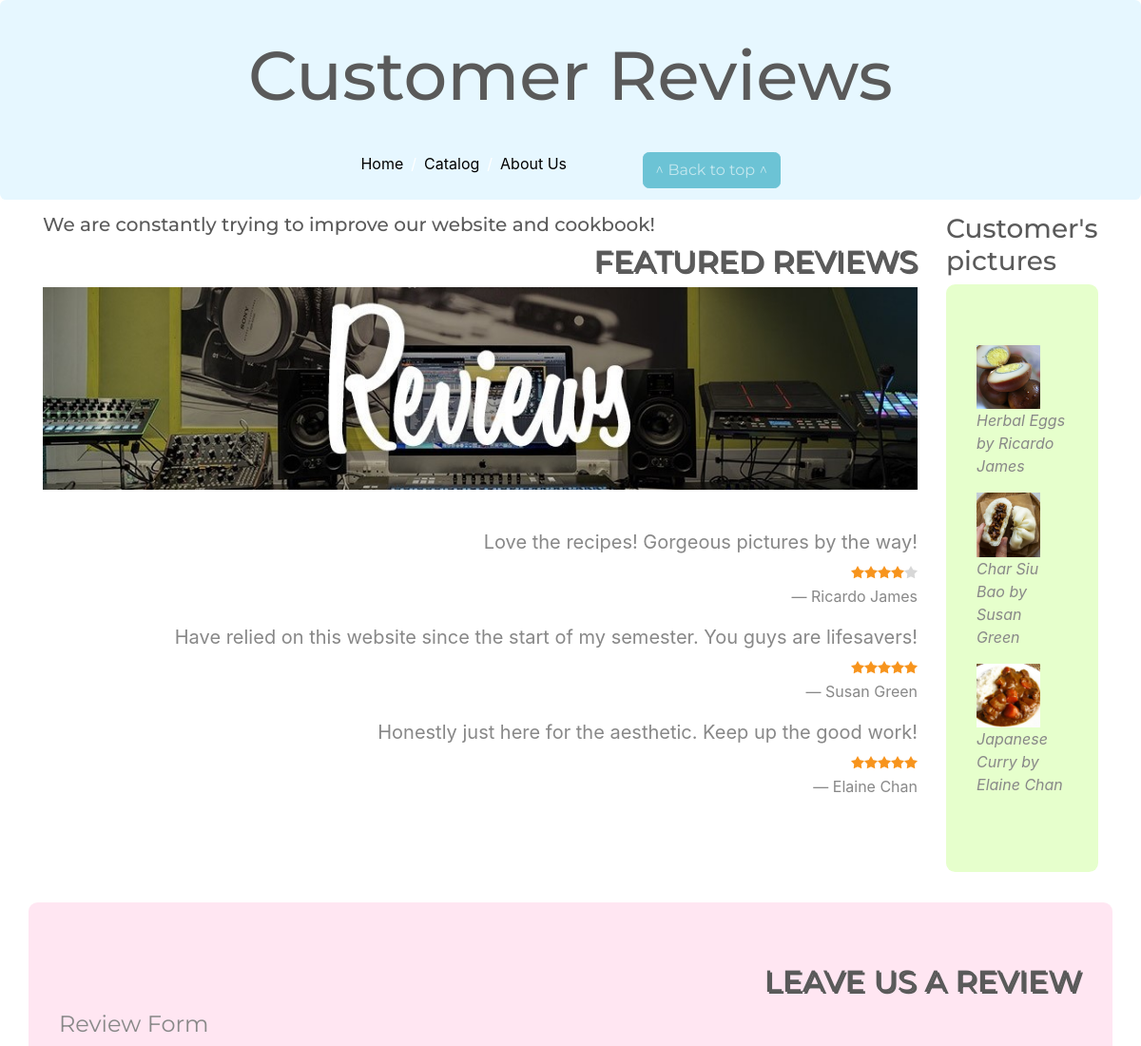
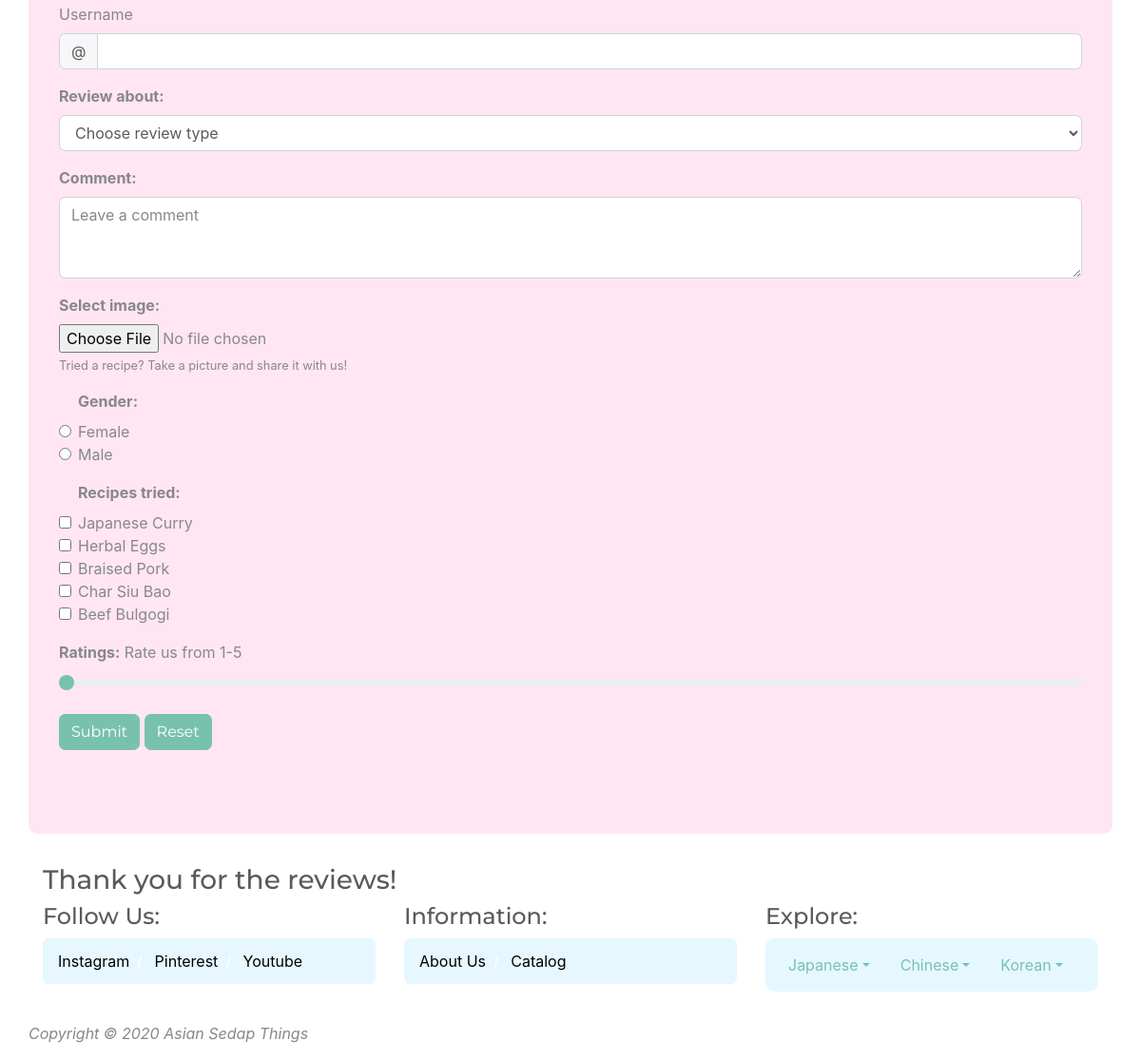
/php/forms.php, run on the app's committed database (2 pictures, top to bottom).
### tables this page shows
CREATE TABLE `reviews` (
	`ReviewID` INTEGER NOT NULL AUTO_INCREMENT,
	`Username` VARCHAR(50),
	`ReviewType` VARCHAR(50),
	`Comment` LONGTEXT,
	`File` VARCHAR(255),
	`Gender` VARCHAR(1) DEFAULT 'M',
	`Tried` VARCHAR(50),
	`Ratings` INTEGER,
	INDEX (`ReviewID`),
	PRIMARY KEY (`ReviewID`)
);

### php/forms.php (the view, shortened to what this page needs)
<!DOCTYPE html>
<html lang="en">
	<head>
		<link rel="stylesheet" type="text/css" href="../css/bootstrap.min.css">
		<link rel="stylesheet" type="text/css" href="../css/forms.css">
	</head>
	<body>
		<header>
			<ol class="breadcrumb fixed-top">
			<li class="display-3 fixed-top">Customer Reviews</li>
			<li class="breadcrumb-item"><a href="index.php">Home</a></li>
			<li class="breadcrumb-item"><a href="catalog.php">Catalog</a> </li>
			<li class="breadcrumb-item"><a href="about.php">About Us</a></li>
			<li><a href="#to-top" class="btn btn-info">^ Back to top ^</a></li>
			</ol>
		</header>
		<main>
		<div class="container">
		<div class="row" id="to-top">
			<div class="col-md-10">
				<h5>We are constantly trying to improve our website and cookbook!</h5>
				<h2>FEATURED REVIEWS</h2>
				<img src="../images/reviews_picture.jpg" alt="Reviews">
				<?php
				function outputReviews($row) {
						echo '<blockquote class="blockquote text-right">';
						echo '<p class="mb-0">' . $row['Comment'] . '</p>';
						$orange = $row['Ratings'];
						while ($orange > 0) {
							echo '<img src="../images/star-orange.png" alt="star orange">';
							$orange --;
						}
						$white = (5 - $row['Ratings']);
						while ($white > 0) {
							echo '<img src="../images/star-white.png" alt="star white">';
							$white --;
						}
						echo '<footer class="blockquote-footer">' . $row['Username'] . '<cite title="Source Title"></cite></footer>';
						echo '</blockquote>';
				}
				try {
					$pdo = new PDO(DBCONNSTRING, DBUSER, DBPASS);
					$pdo ->setAttribute(PDO::ATTR_ERRMODE, PDO::ERRMODE_EXCEPTION);
					$sql = "select * from reviews";
					$result = $pdo ->query($sql);
					while ($row = $result ->fetch()) {
						outputReviews($row);
					}
				}
				catch (PDOException $e) {
					die($e ->getMessage());
				}
				?>
			</div>
			<div class="col-md-2">
				<h3>Customer's pictures</h3>
				<div class="jumbotron">
					<?php
					function outputPictures($row) {
						echo '<figure>';
						echo '<img src="' . $row['File'] . '" alt="' . $row['Tried'] . ' Review">';
						echo '<figcaption>';
						echo '<em>' . $row['Tried'] . ' by ' . $row['Username'] . '</em>';
						echo '</figcaption>';
						echo '</figure>';
					}
					try {
						$pdo = new PDO(DBCONNSTRING, DBUSER, DBPASS);
						$pdo ->setAttribute(PDO::ATTR_ERRMODE, PDO::ERRMODE_EXCEPTION);
						$sql = "select * from reviews";
						$result = $pdo ->query($sql);
						for ($i=0; $i <3 ; $i++) {
							$row = $result ->fetch();
							outputPictures($row);						}
					}
					catch (PDOException $e) {
						die($e ->getMessage());
					}
					?>
				</div>
			</div>
		</div>
		<div class="row">
			<div class="col-md-12 jumbotron">
				<h2>LEAVE US A REVIEW</h2>
				<form method="post" action="insert.php" id="reviewForm">
				<fieldset>
					<legend>Review Form</legend>
					<div class="form-group">
					<label class="control-label" >Username</label>
					<div class="form-group">
						<div class="input-group mb-3">
						<div class="input-group-prepend">
							<span class="input-group-text">@</span>
						</div>
						<input type="text" class="form-control" name="username" id="Username">
						</div>
					</div>
					</div>
					<div class="form-group">
					<label for="exampleSelect1"><strong> Review about: </strong></label>
					<select name="review_type" class="form-control" id="exampleSelect1">
						<option id='selectdefault'>Choose review type</option>
					</select>
					</div>
					<div class="form-group">
					<label for="Comment"><strong>Comment: </strong></label>
					<textarea name="comment" placeholder="Leave a comment"  class="form-control" id="Comment" rows="3"></textarea>
					</div>
					<div class="form-group">
					<label for="exampleInputFile"><strong>Select image:</strong></label>
					<input type="file" class="form-control-file" id="exampleInputFile" name="file" accept="image/*" aria-describedby="fileHelp">
					<small id="fileHelp" class="form-text text-muted">Tried a recipe? Take a picture and share it with us!</small>
					</div>
					<div class="form-group" id='radio' value='0'>
						<div class="form-check">
						<label><strong>Gender: </strong> </label>
						<br>
						<label class="form-check-label">
						<input type="radio" class="form-check-input" name="gender" id="optionsRadios1" value="F">
						Female
						</label>
					</div>
					<div class="form-check">
					<label class="form-check-label">
						<input type="radio" class="form-check-input" name="gender" id="optionsRadios2" value="M">
						Male
						</label>
					</div>
					</div>
					<div class="form-group">
						<div class="form-check">
						<label><strong> Recipes tried: </strong></label><br>
						<label class="form-check-label">
						<input class="form-check-input" type="checkbox" name="tried" value="Japanese Curry">Japanese Curry
						</label>
						<br>
						<label class="form-check-label">
						<input class="form-check-input" type="checkbox" name="tried" value="Herbal Eggs">Herbal Eggs
						</label>
						<br>
						<label class="form-check-label">
						<input class="form-check-input" type="checkbox" name="tried" value="Braised Pork">Braised Pork
						</label>
						<br>
						<label class="form-check-label">
						<input class="form-check-input" type="checkbox" name="tried" value="Char Siu Bao">Char Siu Bao
						</label>
						<br>
						<label class="form-check-label">
						<input class="form-check-input" type="checkbox" name="tried" value="Beef Bulgogi">Beef Bulgogi
						</label>
						<br>
					</div>
					</div>
					<div class="form-group">
						<label><strong>Ratings:</strong></label>
						<label for="customRange1">Rate us from 1-5</label>
						<input type="range" class="custom-range" id="Ratings" name="ratings" value="0" min="0" max="5">
					</div>
					<button id='submitButton' type="submit" class="btn btn-primary">Submit</button>
					<button id='resetButton' type="reset" class="btn btn-primary" onclick="return confirm('Are you sure you want to reset your details?')">Reset</button>
				</fieldset>
				</form>
				<br>
			</div>
		</div>
		</div>
		</main>
		<footer>
			<div class="container">
			<h3>Thank you for the reviews!</h3>
			<?php
				include '../includes/footer.inc.php';
			?>
			</div>
		</footer>
	</body>
</html>

### css/forms.css (style rules this page uses)
header .display-3 { text-align: center; padding-top: 0.5em; margin-bottom: 0.5rem; font-family: "Montserrat", -apple-system, system-ui, BlinkMacSystemFont, "Segoe UI", Roboto, "Helvetica Neue", Arial, sans-serif; font-weight: 500; line-height: 1.2; color: #5a5a5a; }
header ol { display: flex; justify-content: center; }
header .btn { margin-left: 5em; }
header .breadcrumb { background-color: #e6f7ff; padding-top: 10em; }
main { padding-top: 14em; }
h2 { text-align: right; text-shadow: 2px 2px; }
img+blockquote { margin-top: 2em; }
.col-md-12.jumbotron { background-color: #ffe6f2; }
.col-md-2 .jumbotron { background-color: #e6ffcc; }
.breadcrumb-item a { color: black; }
.col-md-10 h2+img { width: 100%; }
.col-md-2 img { width: 70%; }

### data on the page
reviews: Comment "Love the recipes! Gorgeous pictures by the way!", Ratings 4 (drawn), Username "Ricardo James", File (picture), Tried "Herbal Eggs"
reviews: Comment "Have relied on this website since the start of my semester. You guys are lifesavers!", Ratings 5 (drawn), Username "Susan Green", File (picture), Tried "Char Siu Bao"
reviews: Comment "Honestly just here for the aesthetic. Keep up the good work!", Ratings 5 (drawn), Username "Elaine Chan", File (picture), Tried "Japanese Curry"
